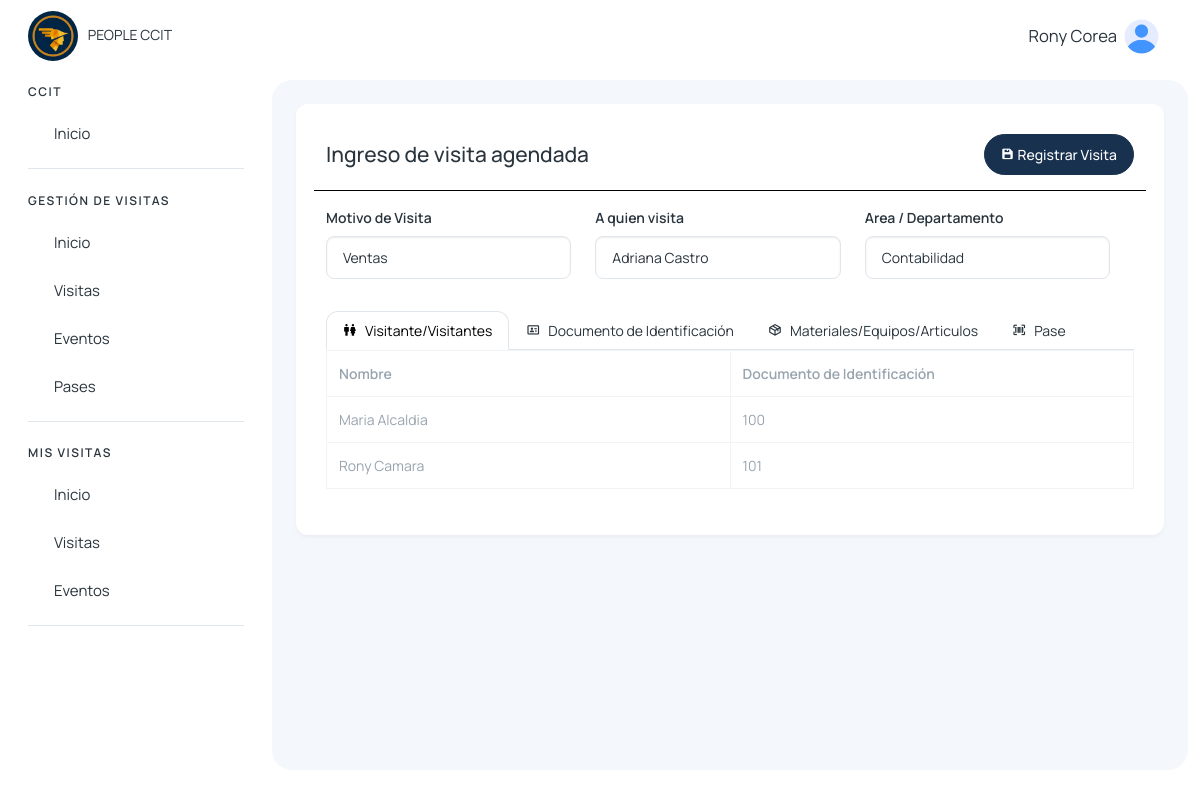
The page /ingresar_visita_agendada/31/ (signed in) on the database its author committed.
### visitantes/models.py (models this page shows, shortened)
class Visita(models.Model):
    cod_visita = models.CharField(max_length=50, unique=True)
    visitante = models.CharField(max_length=500)
    motivo = models.TextField()
    accion = models.TextField(null=True, blank=True)
    tipo = models.TextField()
    agendado_presente = models.CharField(max_length=500, null=True, blank=True)
    estado_visitante = models.CharField(max_length=500, null=True, blank=True)
    area_departamento = models.CharField(max_length=255)
    persona_visitada = models.CharField(max_length=255)
    fecha_visita = models.DateField()
    hora_ingreso = models.TimeField()
    hora_salida = models.TimeField(null=True, blank=True)
    usuario_registro = models.CharField(max_length=50)
    num_pase = models.CharField(max_length=50, null=True, blank=True)
    foto_documento_identificacion = models.ImageField(upload_to='visitantes/', blank=True, null=True)
    created_at = models.DateTimeField(auto_now_add=True)
    updated_at = models.DateTimeField(auto_now=True)

class VisitanesVisita(models.Model):
    cod_visita = models.CharField(max_length=50)
    nombre = models.CharField(max_length=255)
    documento_identificacion = models.CharField(max_length=50)
    created_at = models.DateTimeField(auto_now_add=True)
    updated_at = models.DateTimeField(auto_now=True)

### visitantes/views.py (the view)
# urls.py: path('ingresar_visita_agendada/<int:id>/', views.ingresar_visita_agendada, name='ingresar_visita_agendada'),
@login_required
def ingresar_visita_agendada(request,id):
    visita = Visita.objects.get(id=id)
    visitantes_visita = VisitanesVisita.objects.filter(cod_visita=visita.cod_visita)
    motivos = MotivoVisita.objects.filter(estado='activo')
    acciones = AccionVisita.objects.filter(estado='activo')
    colaboradores = Colaborador.objects.filter(estado='activo')
    areasdeptos = AreaDepto.objects.filter(estado='activo')
    pases = PaseAcceso.objects.filter(Q(estado='activo') & Q(estado_pase='Disponible'))
    return render(request, 'visitantes/recepcion/formularios/ingresar_visita_agendada.html', {
        'motivos': motivos,
        'acciones': acciones,
        'colaboradores': colaboradores,
        'areasdeptos': areasdeptos,
        'pases': pases,
        'visita': visita,
        'visitantes_visita': visitantes_visita,
    })

### visitantes/context_processors.py (called while the page is built)
def grupos_usuario(request):
    if request.user.is_authenticated:
        grupos = request.user.groups.all()
    else:
        grupos = []
    return {'user_grupos': grupos}

### templates/visitantes/recepcion/formularios/ingresar_visita_agendada.html (shortened to what this page needs)
{% extends 'layout/layout.html' %}
{% block content %}
{% load static %}
<div>
    <div class="mb-3 row d-flex" style="border-bottom: 1px solid #000; padding-bottom: 15px;">
        <div class="col" style="display: flex; flex-direction: column; justify-content: flex-end;">
            <h4>Ingreso de visita agendada </h4>
        </div>
        <div class="col d-flex justify-content-end align-items-center">
            <button type="submit" form="formNewVisita" class="btn btn-primary col-auto">
                <i class='bx bxs-save'></i> Registrar Visita
            </button>
        </div>
    </div>
    <form id="formNewVisita" method="post" action="{% url 'guardar_ingresar_visita_agendada' %}" enctype="multipart/form-data">
        <div class="mb-3 row">
            <div class="mb-3 row">
                <div class="col-12 col-md-4">
                    <label class="form-label">Motivo de Visita</label>
                    <input type="text" class="form-control" name="motivo" value="{{visita.motivo}}" readonly>
                </div>
                <div class="col-12 col-md-4">
                    <label class="form-label">A quien visita</label>
                    <input type="text" class="form-control" name="persona_visitada" value="{{visita.persona_visitada}}" readonly>
                </div>
                <div class="col-12 col-md-4">
                    <label class="form-label">Area / Departamento</label>
                    <input type="text" class="form-control" name="area_departamento" value="{{visita.area_departamento}}" readonly>
                </div>
            </div>
        </div>
        <ul class="nav nav-tabs" role="tablist">
            <li class="nav-item">
                <a class="nav-link d-flex active" data-bs-toggle="tab" href="#v_agendada" role="tab">
                    <span><i class='bx bx-male-female'></i></span>
                    <span class="d-none d-md-block ms-2">Visitante/Visitantes</span>
                </a>
            </li>
            <li class="nav-item">
                <a class="nav-link d-flex" data-bs-toggle="tab" href="#v_dentro" role="tab">
                    <span><i class='bx bx-id-card'></i></span>
                    <span class="d-none d-md-block ms-2">Documento de Identificación</span>
                </a>
            </li>
            <li class="nav-item">
                <a class="nav-link d-flex" data-bs-toggle="tab" href="#eventos_capacitaciones" role="tab">
                    <span><i class='bx bx-package'></i></span>
                    <span class="d-none d-md-block ms-2">Materiales/Equipos/Articulos</span>
                </a>
            </li>
            <li class="nav-item">
                <a class="nav-link d-flex" data-bs-toggle="tab" href="#lista_negra" role="tab">
                    <span><i class='bx bx-barcode-reader'></i></span>
                    <span class="d-none d-md-block ms-2">Pase</span>
                </a>
            </li>
        </ul>
        <div class="tab-content">
            <div class="tab-pane active" id="v_agendada" role="tabpanel">
                <table class="table table-bordered table-hover table-sm" id="tabla-asistencia">
                    <thead class="thead-dark">
                        <tr>
                            <th>Nombre</th>
                            <th>Documento de Identificación</th>
                        </tr>
                    </thead>
                    <tbody id="tabla-asistencia-body">
                        {% if visitantes_visita %}
                            {% for visitante in visitantes_visita %}
                                <tr data-visitante-id="{{ visitante.id }}">
                                    <td contenteditable="False" class="nuevo-nombre col-6" placeholder="Nombre...">{{ visitante.nombre }}</td>
                                    <td contenteditable="true" class="nuevo-documento col-6" placeholder="Documento...">{{ visitante.documento_identificacion }}</td>
                                </tr>
                            {% endfor %}
                        {% else %}
                            <tr>
                                <td contenteditable="true" class="nuevo-nombre col-6" placeholder="Nombre..."></td>
                                <td contenteditable="true" class="nuevo-documento col-6" placeholder="Documento..."></td>
                            </tr>
                        {% endif %}
                    </tbody>
                </table>
            </div>
        </div>
    </form>
</div>
{% endblock %}

### templates/layout/layout.html (shortened to what this page needs)
{% load static %}
<!DOCTYPE html>
<html lang="en">
<head>
    <link href='https://unpkg.com/boxicons@2.1.4/css/boxicons.min.css' rel='stylesheet'>
    <link rel="stylesheet" href="https://cdn.jsdelivr.net/npm/sweetalert2@11.4.4/dist/sweetalert2.min.css">
    <link rel="stylesheet" href="{% static '/assets/css/styles.min.css' %}" />
</head>
<body>
  <div class="page-wrapper" id="main-wrapper" data-layout="vertical" data-navbarbg="skin6" data-sidebartype="full"
  data-sidebar-position="fixed" data-header-position="fixed">
    <aside class="left-sidebar">
        <div>
            <div class="brand-logo d-flex align-items-center justify-content-between">
                <a href="{% url 'inicio_recepcion' %}" class="text-nowrap logo-img">
                    <img class="rounded-circle" width="50" src="{% static '/img/logo.png' %}" alt="logo" style="margin-right: 7px" />
                    PEOPLE CCIT
                </a>
            </div>
            <nav class="sidebar-nav scroll-sidebar" data-simplebar="">
                <ul id="sidebarnav">
                    <li class="nav-small-cap">
                        <span class="hide-menu">CCIT</span>
                    </li>
                    <li class="sidebar-item">
                        <a class="sidebar-link" href="{% url 'home' %}" aria-expanded="false">
                            <span class="hide-menu">Inicio</span>
                        </a>
                    </li>
                    {% for grupo in user_grupos %}
                        {% if grupo.name == "visitas_recepcion_group" or grupo.name == "admin_group" or grupo.name == 'super_admin' %}
                            <li class="nav-small-cap">
                                <span class="hide-menu">GESTIÓN DE VISITAS</span>
                            </li>
                            <li class="sidebar-item">
                                <a class="sidebar-link" href="{% url 'inicio_recepcion' %}" aria-expanded="false">
                                    <span class="hide-menu">Inicio</span>
                                </a>
                            </li>
                            <li class="sidebar-item">
                                <a class="sidebar-link" href="{% url 'visitas_recepcion' %}" aria-expanded="false">
                                    <span class="hide-menu">Visitas</span>
                                </a>
                            </li>
                            <li class="sidebar-item">
                                <a class="sidebar-link" href="{% url 'eventos_capacitaciones' %}" aria-expanded="false">
                                    <span class="hide-menu">Eventos</span>
                                </a>
                            </li>
                            <li class="sidebar-item">
                                <a class="sidebar-link" href="{% url 'pases_recepcion' %}" aria-expanded="false">
                                    <span class="hide-menu">Pases</span>
                                </a>
                            </li>
                        {% endif %}
                    {% endfor %}
                    {% for grupo in user_grupos %}
                        {% if grupo.name == "visitas_colaborador_group" or grupo.name == 'visitas_it_group' %}
                            <li class="nav-small-cap">
                                <span class="hide-menu">MIS VISITAS</span>
                            </li>
                            <li class="sidebar-item">
                                <a class="sidebar-link" href="{% url 'colaboradores_home' %}" aria-expanded="false">
                                    <span class="hide-menu">Inicio</span>
                                </a>
                            </li>
                            <li class="sidebar-item">
                                <a class="sidebar-link" href="{% url 'visitas_colaborador' %}" aria-expanded="false">
                                    <span class="hide-menu">Visitas</span>
                                </a>
                            </li>
                            <li class="sidebar-item">
                                <a class="sidebar-link" href="{% url 'eventos_capacitaciones_colaborador' %}" aria-expanded="false">
                                    <span class="hide-menu">Eventos</span>
                                </a>
                            </li>
                        {% endif %}
                    {% endfor %}
                </ul>
            </nav>
        </div>
    </aside>
  <div class="body-wrapper">
    <header class="app-header">
        <nav class="navbar navbar-expand-lg navbar-light">
            <div class="navbar-collapse justify-content-end px-0" id="navbarNav">
                <ul class="navbar-nav flex-row ms-auto align-items-center justify-content-end">
                    <li class="nav-item dropdown">
                        <a class="nav-link " href="javascript:void(0)" id="drop2" data-bs-toggle="dropdown"
                            aria-expanded="false">
                            <small style="font-size: smaller; margin-right: 7px;">
                                {{request.user.first_name}} {{request.user.last_name}}
                            </small>
                            <img src="{% static '/img/home/user.png' %}" alt="" width="35" height="35" class="rounded-circle">
                        </a>
                    </li>
                </ul>
            </div>
        </nav>
    </header>
            <div class="body-wrapper-inner">
                <div class="container-fluid">
                    <div class="card">
                        <div class="card-body">
                            {% block content %} {% endblock %}
                        </div>
                    </div>
                </div>
            </div>
        </div>
    </div>
</body>
</html>

### templates/layout/layout.html (style rules this page uses)
.btn { border-radius: 25px; }
.body-wrapper .container-fluid { max-width: 1500px; }

### rows shown on the page
Visita: motivo "Ventas", persona_visitada "Adriana Castro", area_departamento "Contabilidad"
VisitanesVisita: nombre "Maria Alcaldia", documento_identificacion "100"
VisitanesVisita: nombre "Rony Camara", documento_identificacion "101"

### other values the page prints
{{ request.user.first_name }} "Rony"
{{ request.user.last_name }} "Corea"
